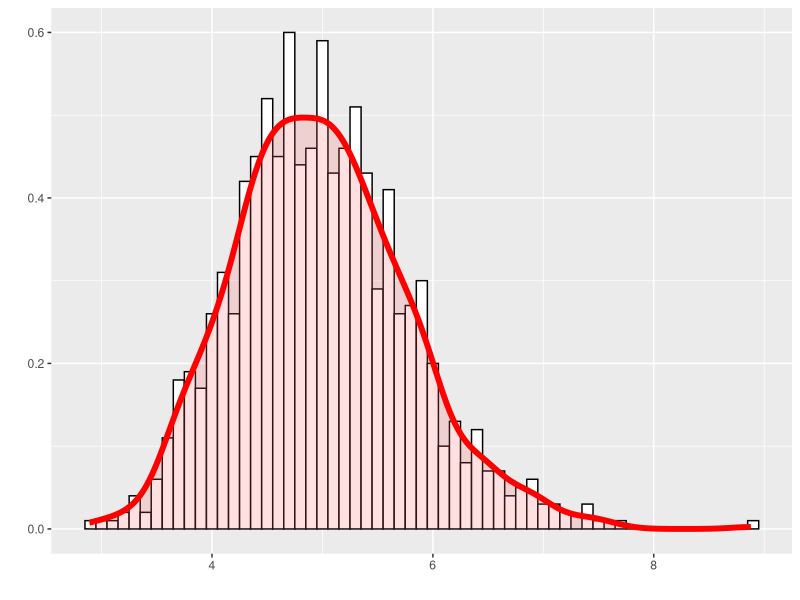
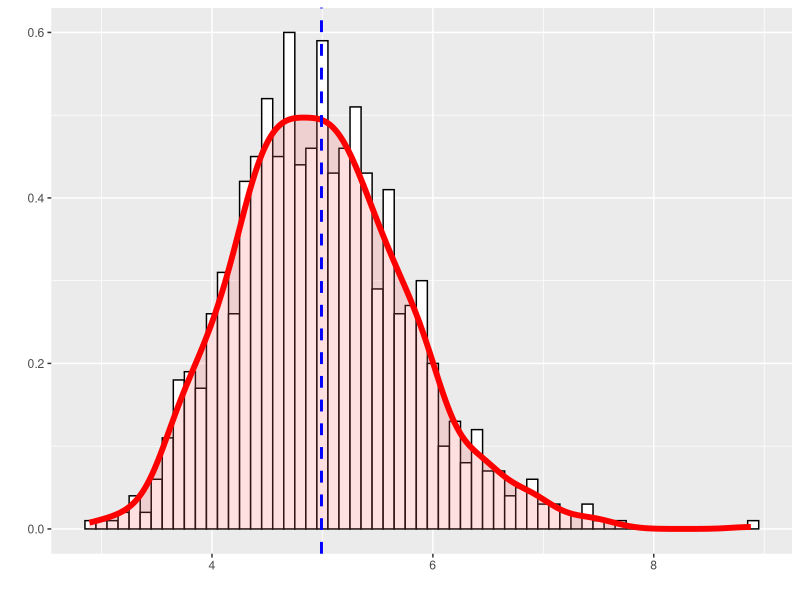
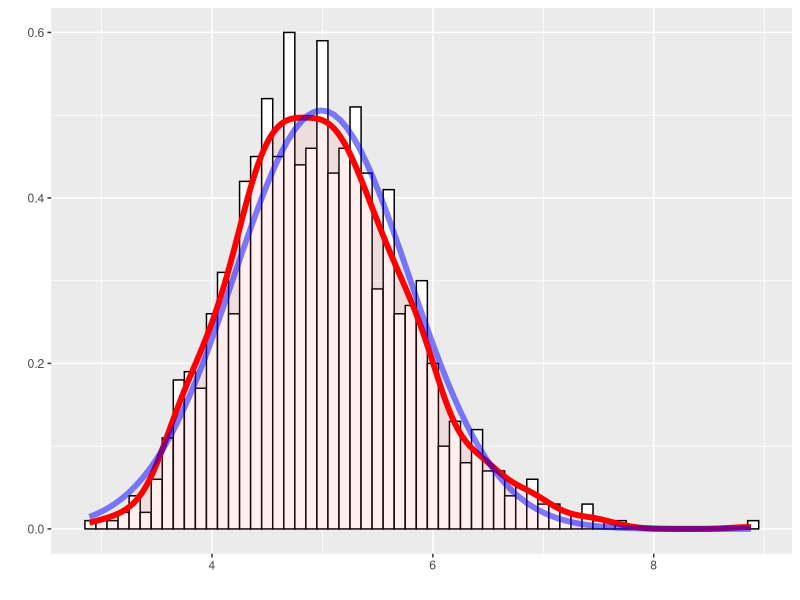

Write R code to recreate these figures, in order.
## ---- chunk 1
number_of_simulations <- 1000
sample_size <- 40
lambda <- 0.2

exp_means <- NULL
for (i in 1:number_of_simulations) exp_means = c(exp_means, mean(rexp(sample_size, rate = lambda)))
head(exp_means)
## ---- chunk 2
library(ggplot2)

data_frame <- data.frame(exp_means)

ggplot(data_frame, aes(x = exp_means)) + 
geom_histogram(aes(y = ..density..), binwidth=.1, colour="black", fill="white") + 
geom_density(size = 2, color = "red", alpha=.2, fill="#FF6666") + 
labs(x = '') + labs(y = '')
## ---- chunk 3
theoretical_mean <- 1 / lambda
theoretical_mean
## ---- chunk 4
sample_mean <- mean(exp_means)
sample_mean
## ---- chunk 5
abs(theoretical_mean - sample_mean)
## ---- chunk 6
ggplot(data_frame, aes(x = exp_means)) + 
geom_histogram(aes(y = ..density..), binwidth=.1, colour="black", fill="white") + 
geom_density(size = 2, color = "red", alpha=.2, fill="#FF6666") + 
geom_vline(aes(xintercept = sample_mean), color = "blue", linetype = "dashed", size = 1) +
labs(x = '') + labs(y = '')
## ---- chunk 7
theoretical_variance <- (1 / lambda^2) / sample_size
theoretical_variance
## ---- chunk 8
sample_variance <- sd(exp_means)^2
sample_variance
## ---- chunk 9
abs(theoretical_variance - sample_variance)
## ---- chunk 10
ggplot(data_frame, aes(x = exp_means)) + 
geom_histogram(aes(y = ..density..), binwidth=.1, colour="black", fill="white") + 
geom_density(size = 2, color = "red", alpha=.1, fill="#FF6666") + 
stat_function(fun = dnorm, args = list(mean = sample_mean, sd = sqrt(sample_variance)), size = 2, color = "blue", alpha=.5, fill="#FF6666") +
labs(x = '') + labs(y = '')
